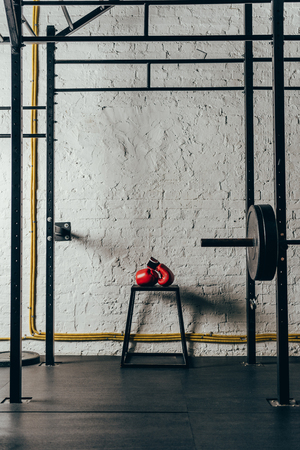
%> input picture 03_THIRD_YEAR/DISEÑO_DESARROLLO_SI/ProyectoDDSI/src/main/resources/imagenes/gymlogin.jpg, 300 x 450 px
$ octave --eval "result = funcion_segmenta_imagen(rgb2gray(imread('../../../../03_THIRD_YEAR/DISEÑO_DESARROLLO_SI/ProyectoDDSI/src/main/resources/imagenes/gymlogin.jpg')));"   (GNU Octave 9; MATLAB toolbox functions it lacks are replaced by stand-ins)
%> lines starting %> are read from the running program, lines starting %| are printed output that depends on the picture; in (x1, y1, x2, y2) boxes, pixels count from 0 and x2, y2 are one past the last pixel; in counts of white or black regions, pixels touching at a corner belong together; the program's own positions count from 1
### TERCERO/SISTEMAS_DE_PERCEPCION/P5/Funciones/funcion_elimina_regiones_ruidosas.m
function IbinF = funcion_elimina_regiones_ruidosas(Ibin);
% COMPONENTE RUIDOSA:
% COMPONENTES DE MENOS DEL 0.1% DEL NÚMERO TOTAL DE PÍXELES DE LA IMAGEN
% O NÚMERO DE PÍXELES MENOR AL AREA DEL OBJETO MAYOR /5
% SE DEBE CUMPLIR CUALQUIERA DE LAS DOS CONDICIONES

    porc = 0.1;

    [N, M] = size(Ibin);
    numPixIm = N*M;

    %length(Ibin(:));

    numPixMin =  round((porc/100)*numPixIm);
    IbinF = bwareaopen(Ibin, numPixMin);

    [Ietiq,N] = bwlabel(IbinF);

    if N>0
        stats = regionprops(Ietiq,'Area');
        areas = cat(1,stats.Area);
        numPixMin = round(max(areas)/5);

        IbinF  = bwareaopen(IbinF, numPixMin);

    end

end

### TERCERO/SISTEMAS_DE_PERCEPCION/P5/Funciones/funcion_segmenta_imagen.m
function [Ietiq, N] = funcion_segmenta_imagen(I)

    %1.1
    Ibin = I < 255*graythresh(I);
    %imshow(Ibin);

    %1.2
    IbinFilt = funcion_elimina_regiones_ruidosas(Ibin);

    %1.3
    [Ietiq, N] = bwlabel(IbinFilt);

end
%> in funcion_segmenta_imagen, `Ibin = I < 255*graythresh(I);`:
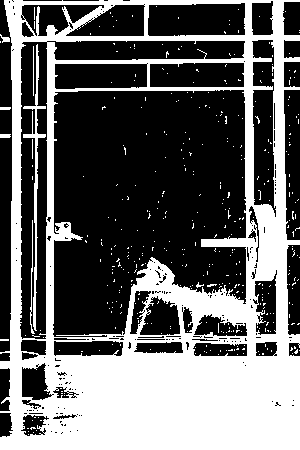
%> Ibin: size 450x300 logical; 40.4% white; 400 white regions (392 under 20 px), largest, box (x1, y1, x2, y2) and area: (0, 0, 300, 450) 52306, (23, 44, 46, 331) 909, (30, 220, 35, 334) 132
%> in funcion_elimina_regiones_ruidosas, `IbinF = bwareaopen(Ibin, numPixMin);`:
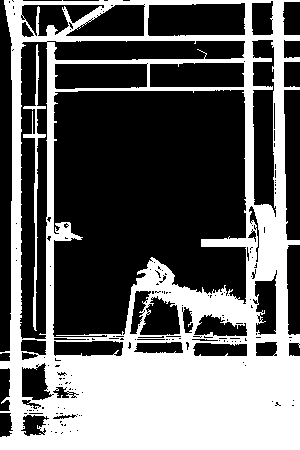
%> IbinF: size 450x300 logical; 39.4% white; 2 white regions, box (x1, y1, x2, y2) and area: (0, 0, 300, 450) 52306, (23, 44, 46, 331) 909
%> in funcion_elimina_regiones_ruidosas, `[Ietiq,N] = bwlabel(IbinF);`:
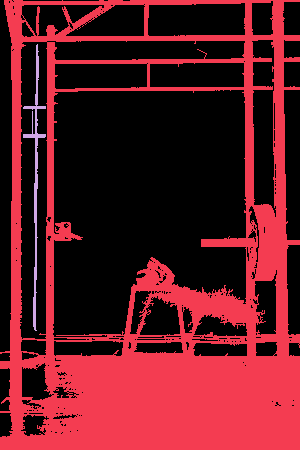
%> Ietiq: size 450x300 double; 3 distinct labels, from 0 to 2; one colour per label, 0 black
%> in funcion_elimina_regiones_ruidosas, `[Ietiq,N] = bwlabel(IbinF);`: N = 2
%> in funcion_elimina_regiones_ruidosas, `stats = regionprops(Ietiq,'Area');`: stats = 2 regions; Area: 52306, 909
%> in funcion_elimina_regiones_ruidosas, `areas = cat(1,stats.Area);`: areas = [52306; 909]
%> in funcion_elimina_regiones_ruidosas, `numPixMin = round(max(areas)/5);`: numPixMin = 10461
%> in funcion_elimina_regiones_ruidosas, `IbinF  = bwareaopen(IbinF, numPixMin);`:
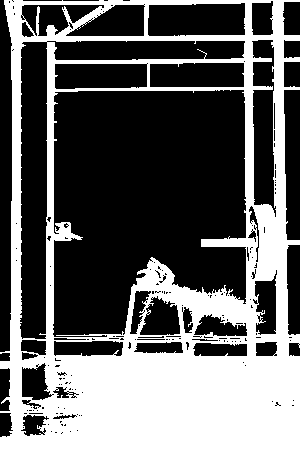
%> IbinF: size 450x300 logical; 38.7% white; 1 white region, box (x1, y1, x2, y2) and area: (0, 0, 300, 450) 52306
%> in funcion_segmenta_imagen, `[Ietiq, N] = bwlabel(IbinFilt);`: N = 1
